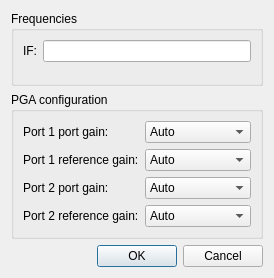
<?xml version="1.0" encoding="UTF-8"?>
<ui version="4.0">
 <class>DeviceConfigurationDialogVFD</class>
 <widget class="QWidget" name="DeviceConfigurationDialogVFD">
  <property name="geometry">
   <rect>
    <x>0</x>
    <y>0</y>
    <width>274</width>
    <height>278</height>
   </rect>
  </property>
  <property name="windowTitle">
   <string>Form</string>
  </property>
  <layout class="QVBoxLayout" name="verticalLayout_2">
   <item>
    <widget class="QGroupBox" name="groupBox">
     <property name="title">
      <string>Frequencies</string>
     </property>
     <layout class="QFormLayout" name="formLayout_2">
      <item row="0" column="0">
       <widget class="QLabel" name="label_4">
        <property name="text">
         <string>IF:</string>
        </property>
       </widget>
      </item>
      <item row="0" column="1">
       <widget class="SIUnitEdit" name="IF"/>
      </item>
     </layout>
    </widget>
   </item>
   <item>
    <widget class="QGroupBox" name="groupBox_3">
     <property name="title">
      <string>PGA configuration</string>
     </property>
     <layout class="QFormLayout" name="formLayout">
      <item row="0" column="0">
       <widget class="QLabel" name="label">
        <property name="text">
         <string>Port 1 port gain:</string>
        </property>
       </widget>
      </item>
      <item row="0" column="1">
       <widget class="QComboBox" name="P1PortGain">
        <item>
         <property name="text">
          <string>Auto</string>
         </property>
        </item>
        <item>
         <property name="text">
          <string>-5.5 dB</string>
         </property>
        </item>
        <item>
         <property name="text">
          <string>-5.0 dB</string>
         </property>
        </item>
        <item>
         <property name="text">
          <string>-4.5 dB</string>
         </property>
        </item>
        <item>
         <property name="text">
          <string>-4.0 dB</string>
         </property>
        </item>
        <item>
         <property name="text">
          <string>-3.5 dB</string>
         </property>
        </item>
        <item>
         <property name="text">
          <string>-3.0 dB</string>
         </property>
        </item>
        <item>
         <property name="text">
          <string>-2.5 dB</string>
         </property>
        </item>
        <item>
         <property name="text">
          <string>-2.0 dB</string>
         </property>
        </item>
        <item>
         <property name="text">
          <string>-1.5 dB</string>
         </property>
        </item>
        <item>
         <property name="text">
          <string>-1.0 dB</string>
         </property>
        </item>
        <item>
         <property name="text">
          <string>-0.5 dB</string>
         </property>
        </item>
        <item>
         <property name="text">
          <string>0.0 dB</string>
         </property>
        </item>
        <item>
         <property name="text">
          <string>0.5 dB</string>
         </property>
        </item>
        <item>
         <property name="text">
          <string>1.0 dB</string>
         </property>
        </item>
        <item>
         <property name="text">
          <string>1.5 dB</string>
         </property>
        </item>
        <item>
         <property name="text">
          <string>2.0 dB</string>
         </property>
        </item>
        <item>
         <property name="text">
          <string>2.5 dB</string>
         </property>
        </item>
        <item>
         <property name="text">
          <string>3.0 dB</string>
         </property>
        </item>
        <item>
         <property name="text">
          <string>3.5 dB</string>
         </property>
        </item>
        <item>
         <property name="text">
          <string>4.0 dB</string>
         </property>
        </item>
        <item>
         <property name="text">
          <string>4.5 dB</string>
         </property>
        </item>
        <item>
         <property name="text">
          <string>5.0 dB</string>
         </property>
        </item>
        <item>
         <property name="text">
          <string>5.5 dB</string>
         </property>
        </item>
        <item>
         <property name="text">
          <string>6.0 dB</string>
         </property>
        </item>
        <item>
         <property name="text">
          <string>6.5 dB</string>
         </property>
        </item>
        <item>
         <property name="text">
          <string>7.0 dB</string>
         </property>
        </item>
        <item>
         <property name="text">
          <string>7.5 dB</string>
         </property>
        </item>
        <item>
         <property name="text">
          <string>8.0 dB</string>
         </property>
        </item>
        <item>
         <property name="text">
          <string>8.5 dB</string>
         </property>
        </item>
        <item>
         <property name="text">
          <string>9.0 dB</string>
         </property>
        </item>
        <item>
         <property name="text">
          <string>9.5 dB</string>
         </property>
        </item>
        <item>
         <property name="text">
          <string>10.0 dB</string>
         </property>
        </item>
        <item>
         <property name="text">
          <string>10.5 dB</string>
         </property>
        </item>
        <item>
         <property name="text">
          <string>11.0 dB</string>
         </property>
        </item>
        <item>
         <property name="text">
          <string>11.5 dB</string>
         </property>
        </item>
        <item>
         <property name="text">
          <string>12.0 dB</string>
         </property>
        </item>
        <item>
         <property name="text">
          <string>12.5 dB</string>
         </property>
        </item>
        <item>
         <property name="text">
          <string>13.0 dB</string>
         </property>
        </item>
        <item>
         <property name="text">
          <string>13.5 dB</string>
         </property>
        </item>
        <item>
         <property name="text">
          <string>14.0 dB</string>
         </property>
        </item>
        <item>
         <property name="text">
          <string>14.5 dB</string>
         </property>
        </item>
        <item>
         <property name="text">
          <string>15.0 dB</string>
         </property>
        </item>
        <item>
         <property name="text">
          <string>15.5 dB</string>
         </property>
        </item>
        <item>
         <property name="text">
          <string>16.0 dB</string>
         </property>
        </item>
        <item>
         <property name="text">
          <string>16.5 dB</string>
         </property>
        </item>
        <item>
         <property name="text">
          <string>17.0 dB</string>
         </property>
        </item>
        <item>
         <property name="text">
          <string>17.5 dB</string>
         </property>
        </item>
        <item>
         <property name="text">
          <string>18.0 dB</string>
         </property>
        </item>
        <item>
         <property name="text">
          <string>18.5 dB</string>
         </property>
        </item>
        <item>
         <property name="text">
          <string>19.0 dB</string>
         </property>
        </item>
        <item>
         <property name="text">
          <string>19.5 dB</string>
         </property>
        </item>
        <item>
         <property name="text">
          <string>20.0 dB</string>
         </property>
        </item>
        <item>
         <property name="text">
          <string>20.5 dB</string>
         </property>
        </item>
        <item>
         <property name="text">
          <string>21.0 dB</string>
         </property>
        </item>
        <item>
         <property name="text">
          <string>21.5 dB</string>
         </property>
        </item>
        <item>
         <property name="text">
          <string>22.0 dB</string>
         </property>
        </item>
        <item>
         <property name="text">
          <string>22.5 dB</string>
         </property>
        </item>
        <item>
         <property name="text">
          <string>23.0 dB</string>
         </property>
        </item>
        <item>
         <property name="text">
          <string>23.5 dB</string>
         </property>
        </item>
        <item>
         <property name="text">
          <string>24.0 dB</string>
         </property>
        </item>
        <item>
         <property name="text">
          <string>24.5 dB</string>
         </property>
        </item>
        <item>
         <property name="text">
          <string>25.0 dB</string>
         </property>
        </item>
        <item>
         <property name="text">
          <string>25.5 dB</string>
         </property>
        </item>
        <item>
         <property name="text">
          <string>26.0 dB</string>
         </property>
        </item>
       </widget>
      </item>
      <item row="1" column="0">
       <widget class="QLabel" name="label_2">
        <property name="text">
         <string>Port 1 reference gain:</string>
        </property>
       </widget>
      </item>
      <item row="1" column="1">
       <widget class="QComboBox" name="P1RefGain">
        <item>
         <property name="text">
          <string>Auto</string>
         </property>
        </item>
        <item>
         <property name="text">
          <string>-5.5 dB</string>
         </property>
        </item>
        <item>
         <property name="text">
          <string>-5.0 dB</string>
         </property>
        </item>
        <item>
         <property name="text">
          <string>-4.5 dB</string>
         </property>
        </item>
        <item>
         <property name="text">
          <string>-4.0 dB</string>
         </property>
        </item>
        <item>
         <property name="text">
          <string>-3.5 dB</string>
         </property>
        </item>
        <item>
         <property name="text">
          <string>-3.0 dB</string>
         </property>
        </item>
        <item>
         <property name="text">
          <string>-2.5 dB</string>
         </property>
        </item>
        <item>
         <property name="text">
          <string>-2.0 dB</string>
         </property>
        </item>
        <item>
         <property name="text">
          <string>-1.5 dB</string>
         </property>
        </item>
        <item>
         <property name="text">
          <string>-1.0 dB</string>
         </property>
        </item>
        <item>
         <property name="text">
          <string>-0.5 dB</string>
         </property>
        </item>
        <item>
         <property name="text">
          <string>0.0 dB</string>
         </property>
        </item>
        <item>
         <property name="text">
          <string>0.5 dB</string>
         </property>
        </item>
        <item>
         <property name="text">
          <string>1.0 dB</string>
         </property>
        </item>
        <item>
         <property name="text">
          <string>1.5 dB</string>
         </property>
        </item>
        <item>
         <property name="text">
          <string>2.0 dB</string>
         </property>
        </item>
        <item>
         <property name="text">
          <string>2.5 dB</string>
         </property>
        </item>
        <item>
         <property name="text">
          <string>3.0 dB</string>
         </property>
        </item>
        <item>
         <property name="text">
          <string>3.5 dB</string>
         </property>
        </item>
        <item>
         <property name="text">
          <string>4.0 dB</string>
         </property>
        </item>
        <item>
         <property name="text">
          <string>4.5 dB</string>
         </property>
        </item>
        <item>
         <property name="text">
          <string>5.0 dB</string>
         </property>
        </item>
        <item>
         <property name="text">
          <string>5.5 dB</string>
         </property>
        </item>
        <item>
         <property name="text">
          <string>6.0 dB</string>
         </property>
        </item>
        <item>
         <property name="text">
          <string>6.5 dB</string>
         </property>
        </item>
        <item>
         <property name="text">
          <string>7.0 dB</string>
         </property>
        </item>
        <item>
         <property name="text">
          <string>7.5 dB</string>
         </property>
        </item>
        <item>
         <property name="text">
          <string>8.0 dB</string>
         </property>
        </item>
        <item>
         <property name="text">
          <string>8.5 dB</string>
         </property>
        </item>
        <item>
         <property name="text">
          <string>9.0 dB</string>
         </property>
        </item>
        <item>
         <property name="text">
          <string>9.5 dB</string>
         </property>
        </item>
        <item>
         <property name="text">
          <string>10.0 dB</string>
         </property>
        </item>
        <item>
         <property name="text">
          <string>10.5 dB</string>
         </property>
        </item>
        <item>
         <property name="text">
          <string>11.0 dB</string>
         </property>
        </item>
        <item>
         <property name="text">
          <string>11.5 dB</string>
         </property>
        </item>
        <item>
         <property name="text">
          <string>12.0 dB</string>
         </property>
        </item>
        <item>
         <property name="text">
          <string>12.5 dB</string>
         </property>
        </item>
        <item>
         <property name="text">
          <string>13.0 dB</string>
         </property>
        </item>
        <item>
         <property name="text">
          <string>13.5 dB</string>
         </property>
        </item>
        <item>
         <property name="text">
          <string>14.0 dB</string>
         </property>
        </item>
        <item>
         <property name="text">
          <string>14.5 dB</string>
         </property>
        </item>
        <item>
         <property name="text">
          <string>15.0 dB</string>
         </property>
        </item>
        <item>
         <property name="text">
          <string>15.5 dB</string>
         </property>
        </item>
        <item>
         <property name="text">
          <string>16.0 dB</string>
         </property>
        </item>
        <item>
         <property name="text">
          <string>16.5 dB</string>
         </property>
        </item>
        <item>
         <property name="text">
          <string>17.0 dB</string>
         </property>
        </item>
        <item>
         <property name="text">
          <string>17.5 dB</string>
         </property>
        </item>
        <item>
         <property name="text">
          <string>18.0 dB</string>
         </property>
        </item>
        <item>
         <property name="text">
          <string>18.5 dB</string>
         </property>
        </item>
        <item>
         <property name="text">
          <string>19.0 dB</string>
         </property>
        </item>
        <item>
         <property name="text">
          <string>19.5 dB</string>
         </property>
        </item>
        <item>
         <property name="text">
          <string>20.0 dB</string>
         </property>
        </item>
        <item>
         <property name="text">
          <string>20.5 dB</string>
         </property>
        </item>
        <item>
         <property name="text">
          <string>21.0 dB</string>
         </property>
        </item>
        <item>
         <property name="text">
          <string>21.5 dB</string>
         </property>
        </item>
        <item>
         <property name="text">
          <string>22.0 dB</string>
         </property>
        </item>
        <item>
         <property name="text">
          <string>22.5 dB</string>
         </property>
        </item>
        <item>
         <property name="text">
          <string>23.0 dB</string>
         </property>
        </item>
        <item>
         <property name="text">
          <string>23.5 dB</string>
         </property>
        </item>
        <item>
         <property name="text">
          <string>24.0 dB</string>
         </property>
        </item>
        <item>
         <property name="text">
          <string>24.5 dB</string>
         </property>
        </item>
        <item>
         <property name="text">
          <string>25.0 dB</string>
         </property>
        </item>
        <item>
         <property name="text">
          <string>25.5 dB</string>
         </property>
        </item>
        <item>
         <property name="text">
          <string>26.0 dB</string>
         </property>
        </item>
       </widget>
      </item>
      <item row="2" column="0">
       <widget class="QLabel" name="label_3">
        <property name="text">
         <string>Port 2 port gain:</string>
        </property>
       </widget>
      </item>
      <item row="2" column="1">
       <widget class="QComboBox" name="P2PortGain">
        <item>
         <property name="text">
          <string>Auto</string>
         </property>
        </item>
        <item>
         <property name="text">
          <string>-5.5 dB</string>
         </property>
        </item>
        <item>
         <property name="text">
          <string>-5.0 dB</string>
         </property>
        </item>
        <item>
         <property name="text">
          <string>-4.5 dB</string>
         </property>
        </item>
        <item>
         <property name="text">
          <string>-4.0 dB</string>
         </property>
        </item>
        <item>
         <property name="text">
          <string>-3.5 dB</string>
         </property>
        </item>
        <item>
         <property name="text">
          <string>-3.0 dB</string>
         </property>
        </item>
        <item>
         <property name="text">
          <string>-2.5 dB</string>
         </property>
        </item>
        <item>
         <property name="text">
          <string>-2.0 dB</string>
         </property>
        </item>
        <item>
         <property name="text">
          <string>-1.5 dB</string>
         </property>
        </item>
        <item>
         <property name="text">
          <string>-1.0 dB</string>
         </property>
        </item>
        <item>
         <property name="text">
          <string>-0.5 dB</string>
         </property>
        </item>
        <item>
         <property name="text">
          <string>0.0 dB</string>
         </property>
        </item>
        <item>
         <property name="text">
          <string>0.5 dB</string>
         </property>
        </item>
        <item>
         <property name="text">
          <string>1.0 dB</string>
         </property>
        </item>
        <item>
         <property name="text">
          <string>1.5 dB</string>
         </property>
        </item>
        <item>
         <property name="text">
          <string>2.0 dB</string>
         </property>
        </item>
        <item>
         <property name="text">
          <string>2.5 dB</string>
         </property>
        </item>
        <item>
         <property name="text">
          <string>3.0 dB</string>
         </property>
        </item>
        <item>
         <property name="text">
          <string>3.5 dB</string>
         </property>
        </item>
        <item>
         <property name="text">
          <string>4.0 dB</string>
         </property>
        </item>
        <item>
         <property name="text">
          <string>4.5 dB</string>
         </property>
        </item>
        <item>
         <property name="text">
          <string>5.0 dB</string>
         </property>
        </item>
        <item>
         <property name="text">
          <string>5.5 dB</string>
         </property>
        </item>
        <item>
         <property name="text">
          <string>6.0 dB</string>
         </property>
        </item>
        <item>
         <property name="text">
          <string>6.5 dB</string>
         </property>
        </item>
        <item>
         <property name="text">
          <string>7.0 dB</string>
         </property>
        </item>
        <item>
         <property name="text">
          <string>7.5 dB</string>
         </property>
        </item>
        <item>
         <property name="text">
          <string>8.0 dB</string>
         </property>
        </item>
        <item>
         <property name="text">
          <string>8.5 dB</string>
         </property>
        </item>
        <item>
         <property name="text">
          <string>9.0 dB</string>
         </property>
        </item>
        <item>
         <property name="text">
          <string>9.5 dB</string>
         </property>
        </item>
        <item>
         <property name="text">
          <string>10.0 dB</string>
         </property>
        </item>
        <item>
         <property name="text">
          <string>10.5 dB</string>
         </property>
        </item>
        <item>
         <property name="text">
          <string>11.0 dB</string>
         </property>
        </item>
        <item>
         <property name="text">
          <string>11.5 dB</string>
         </property>
        </item>
        <item>
         <property name="text">
          <string>12.0 dB</string>
         </property>
        </item>
        <item>
         <property name="text">
          <string>12.5 dB</string>
         </property>
        </item>
        <item>
         <property name="text">
          <string>13.0 dB</string>
         </property>
        </item>
        <item>
         <property name="text">
          <string>13.5 dB</string>
         </property>
        </item>
        <item>
         <property name="text">
          <string>14.0 dB</string>
         </property>
        </item>
        <item>
         <property name="text">
          <string>14.5 dB</string>
         </property>
        </item>
        <item>
         <property name="text">
          <string>15.0 dB</string>
         </property>
        </item>
        <item>
         <property name="text">
          <string>15.5 dB</string>
         </property>
        </item>
        <item>
         <property name="text">
          <string>16.0 dB</string>
         </property>
        </item>
        <item>
         <property name="text">
          <string>16.5 dB</string>
         </property>
        </item>
        <item>
         <property name="text">
          <string>17.0 dB</string>
         </property>
        </item>
        <item>
         <property name="text">
          <string>17.5 dB</string>
         </property>
        </item>
        <item>
         <property name="text">
          <string>18.0 dB</string>
         </property>
        </item>
        <item>
         <property name="text">
          <string>18.5 dB</string>
         </property>
        </item>
        <item>
         <property name="text">
          <string>19.0 dB</string>
         </property>
        </item>
        <item>
         <property name="text">
          <string>19.5 dB</string>
         </property>
        </item>
        <item>
         <property name="text">
          <string>20.0 dB</string>
         </property>
        </item>
        <item>
         <property name="text">
          <string>20.5 dB</string>
         </property>
        </item>
        <item>
         <property name="text">
          <string>21.0 dB</string>
         </property>
        </item>
        <item>
         <property name="text">
          <string>21.5 dB</string>
         </property>
        </item>
        <item>
         <property name="text">
          <string>22.0 dB</string>
         </property>
        </item>
        <item>
         <property name="text">
          <string>22.5 dB</string>
         </property>
        </item>
        <item>
         <property name="text">
          <string>23.0 dB</string>
         </property>
        </item>
        <item>
         <property name="text">
          <string>23.5 dB</string>
         </property>
        </item>
        <item>
         <property name="text">
          <string>24.0 dB</string>
         </property>
        </item>
        <item>
         <property name="text">
          <string>24.5 dB</string>
         </property>
        </item>
        <item>
         <property name="text">
          <string>25.0 dB</string>
         </property>
        </item>
        <item>
         <property name="text">
          <string>25.5 dB</string>
         </property>
        </item>
        <item>
         <property name="text">
          <string>26.0 dB</string>
         </property>
        </item>
       </widget>
      </item>
      <item row="3" column="0">
       <widget class="QLabel" name="label_6">
        <property name="text">
         <string>Port 2 reference gain:</string>
        </property>
       </widget>
      </item>
      <item row="3" column="1">
       <widget class="QComboBox" name="P2RefGain">
        <item>
         <property name="text">
          <string>Auto</string>
         </property>
        </item>
        <item>
         <property name="text">
          <string>-5.5 dB</string>
         </property>
        </item>
        <item>
         <property name="text">
          <string>-5.0 dB</string>
         </property>
        </item>
        <item>
         <property name="text">
          <string>-4.5 dB</string>
         </property>
        </item>
        <item>
         <property name="text">
          <string>-4.0 dB</string>
         </property>
        </item>
        <item>
         <property name="text">
          <string>-3.5 dB</string>
         </property>
        </item>
        <item>
         <property name="text">
          <string>-3.0 dB</string>
         </property>
        </item>
        <item>
         <property name="text">
          <string>-2.5 dB</string>
         </property>
        </item>
        <item>
         <property name="text">
          <string>-2.0 dB</string>
         </property>
        </item>
        <item>
         <property name="text">
          <string>-1.5 dB</string>
         </property>
        </item>
        <item>
         <property name="text">
          <string>-1.0 dB</string>
         </property>
        </item>
        <item>
         <property name="text">
          <string>-0.5 dB</string>
         </property>
        </item>
        <item>
         <property name="text">
          <string>0.0 dB</string>
         </property>
        </item>
        <item>
         <property name="text">
          <string>0.5 dB</string>
         </property>
        </item>
        <item>
         <property name="text">
          <string>1.0 dB</string>
         </property>
        </item>
        <item>
         <property name="text">
          <string>1.5 dB</string>
         </property>
        </item>
        <item>
         <property name="text">
          <string>2.0 dB</string>
         </property>
        </item>
        <item>
         <property name="text">
          <string>2.5 dB</string>
         </property>
        </item>
        <item>
         <property name="text">
          <string>3.0 dB</string>
         </property>
        </item>
        <item>
         <property name="text">
          <string>3.5 dB</string>
         </property>
        </item>
        <item>
         <property name="text">
          <string>4.0 dB</string>
         </property>
        </item>
        <item>
         <property name="text">
          <string>4.5 dB</string>
         </property>
        </item>
        <item>
         <property name="text">
          <string>5.0 dB</string>
         </property>
        </item>
        <item>
         <property name="text">
          <string>5.5 dB</string>
         </property>
        </item>
        <item>
         <property name="text">
          <string>6.0 dB</string>
         </property>
        </item>
        <item>
         <property name="text">
          <string>6.5 dB</string>
         </property>
        </item>
        <item>
         <property name="text">
          <string>7.0 dB</string>
         </property>
        </item>
        <item>
         <property name="text">
          <string>7.5 dB</string>
         </property>
        </item>
        <item>
         <property name="text">
          <string>8.0 dB</string>
         </property>
        </item>
        <item>
         <property name="text">
          <string>8.5 dB</string>
         </property>
        </item>
        <item>
         <property name="text">
          <string>9.0 dB</string>
         </property>
        </item>
        <item>
         <property name="text">
          <string>9.5 dB</string>
         </property>
        </item>
        <item>
         <property name="text">
          <string>10.0 dB</string>
         </property>
        </item>
        <item>
         <property name="text">
          <string>10.5 dB</string>
         </property>
        </item>
        <item>
         <property name="text">
          <string>11.0 dB</string>
         </property>
        </item>
        <item>
         <property name="text">
          <string>11.5 dB</string>
         </property>
        </item>
        <item>
         <property name="text">
          <string>12.0 dB</string>
         </property>
        </item>
        <item>
         <property name="text">
          <string>12.5 dB</string>
         </property>
        </item>
        <item>
         <property name="text">
          <string>13.0 dB</string>
         </property>
        </item>
        <item>
         <property name="text">
          <string>13.5 dB</string>
         </property>
        </item>
        <item>
         <property name="text">
          <string>14.0 dB</string>
         </property>
        </item>
        <item>
         <property name="text">
          <string>14.5 dB</string>
         </property>
        </item>
        <item>
         <property name="text">
          <string>15.0 dB</string>
         </property>
        </item>
        <item>
         <property name="text">
          <string>15.5 dB</string>
         </property>
        </item>
        <item>
         <property name="text">
          <string>16.0 dB</string>
         </property>
        </item>
        <item>
         <property name="text">
          <string>16.5 dB</string>
         </property>
        </item>
        <item>
         <property name="text">
          <string>17.0 dB</string>
         </property>
        </item>
        <item>
         <property name="text">
          <string>17.5 dB</string>
         </property>
        </item>
        <item>
         <property name="text">
          <string>18.0 dB</string>
         </property>
        </item>
        <item>
         <property name="text">
          <string>18.5 dB</string>
         </property>
        </item>
        <item>
         <property name="text">
          <string>19.0 dB</string>
         </property>
        </item>
        <item>
         <property name="text">
          <string>19.5 dB</string>
         </property>
        </item>
        <item>
         <property name="text">
          <string>20.0 dB</string>
         </property>
        </item>
        <item>
         <property name="text">
          <string>20.5 dB</string>
         </property>
        </item>
        <item>
         <property name="text">
          <string>21.0 dB</string>
         </property>
        </item>
        <item>
         <property name="text">
          <string>21.5 dB</string>
         </property>
        </item>
        <item>
         <property name="text">
          <string>22.0 dB</string>
         </property>
        </item>
        <item>
         <property name="text">
          <string>22.5 dB</string>
         </property>
        </item>
        <item>
         <property name="text">
          <string>23.0 dB</string>
         </property>
        </item>
        <item>
         <property name="text">
          <string>23.5 dB</string>
         </property>
        </item>
        <item>
         <property name="text">
          <string>24.0 dB</string>
         </property>
        </item>
        <item>
         <property name="text">
          <string>24.5 dB</string>
         </property>
        </item>
        <item>
         <property name="text">
          <string>25.0 dB</string>
         </property>
        </item>
        <item>
         <property name="text">
          <string>25.5 dB</string>
         </property>
        </item>
        <item>
         <property name="text">
          <string>26.0 dB</string>
         </property>
        </item>
       </widget>
      </item>
     </layout>
    </widget>
   </item>
   <item>
    <widget class="QDialogButtonBox" name="buttonBox">
     <property name="standardButtons">
      <set>QDialogButtonBox::StandardButton::Cancel|QDialogButtonBox::StandardButton::Ok</set>
     </property>
    </widget>
   </item>
  </layout>
 </widget>
 <customwidgets>
  <customwidget>
   <class>SIUnitEdit</class>
   <extends>QLineEdit</extends>
   <header>CustomWidgets/siunitedit.h</header>
  </customwidget>
 </customwidgets>
 <resources/>
 <connections/>
</ui>
